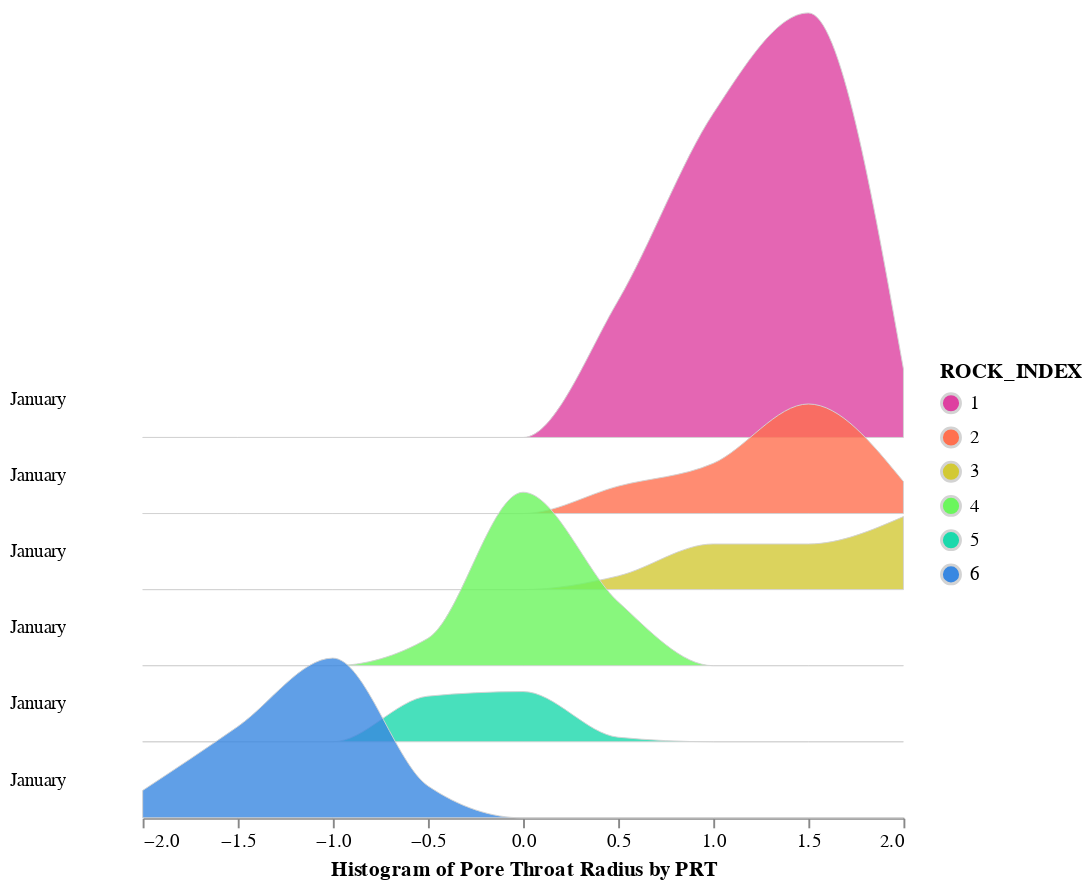

Notebook code cell kept with this figure:
### Markdown cell above
### First attempt at Ridgeline plot to plot a histogram of the Pore Throats for each PRT

### Code cell
source = df

step = 40
overlap = 5

step = 40
overlap = 5

mode_dist= alt.Chart(df, height=step).transform_joinaggregate(
    mean_mode='mean(lMode)', groupby=['ROCK_INDEX']
).transform_bin(
    ['bin_max', 'bin_min'], 'lMode'
).transform_aggregate(
    value='count()', groupby=['ROCK_INDEX', 'mean_mode', 'bin_min', 'bin_max']
).transform_impute(
    impute='value', groupby=['ROCK_INDEX', 'mean_mode'], key='bin_min', value=0
).mark_area(
    interpolate='monotone',
    fillOpacity=0.8,
    stroke='lightgray',
    strokeWidth=0.5
).encode(
    alt.X('bin_min:Q', bin='binned', title='Histogram of Pore Throat Radius by PRT'),
    alt.Y(
        'value:Q',
        scale=alt.Scale(range=[step, -step * overlap]),
        axis=None
    ),
    alt.Fill(
        'ROCK_INDEX:O',
        #legend=None,
        scale=alt.Scale(scheme='rainbow')
        #scale=alt.Scale(domain=[30, 5], scheme='redyellowblue')
    )
    #color=alt.condition(interval, 'lFZI:Q', alt.value('lightgray'),scale=alt.Scale(scheme='rainbow')),
).facet(
    row=alt.Row(
        'ROCK_INDEX:T',
        title=None,
        header=alt.Header(labelAngle=0, labelAlign='right', format='%B')
    )
).properties(
    #title='Size of Pore Throats',
    bounds='flush'
    #selection=interval
).configure_facet(
    spacing=0
).configure_view(
    stroke=None
).configure_title(
    anchor='end'
)
mode_dist

### Figure 1 — Vega-Lite specification as saved in the notebook (floating-point values rounded to 4 significant figures; data arrays with more than 128 entries replaced by an {"elided": "..."} marker saying what was removed)
{"config": {"view": {"continuousWidth": 400, "continuousHeight": 300, "stroke": null}, "facet": {"spacing": 0}, "title": {"anchor": "end"}}, "data": {"name": "data-d21bc4942ff4ee4f7c4509145859d10a"}, "facet": {"row": {"type": "temporal", "field": "ROCK_INDEX", "header": {"format": "%B", "labelAlign": "right", "labelAngle": 0}, "title": null}}, "spec": {"mark": {"type": "area", "fillOpacity": 0.8, "interpolate": "monotone", "stroke": "lightgray", "strokeWidth": 0.5}, "encoding": {"fill": {"type": "ordinal", "field": "ROCK_INDEX", "scale": {"scheme": "rainbow"}}, "x": {"type": "quantitative", "bin": "binned", "field": "bin_min", "title": "Histogram of Pore Throat Radius by PRT"}, "y": {"type": "quantitative", "axis": null, "field": "value", "scale": {"range": [40, -200]}}}, "height": 40, "transform": [{"joinaggregate": [{"op": "mean", "field": "lMode", "as": "mean_mode"}], "groupby": ["ROCK_INDEX"]}, {"bin": true, "field": "lMode", "as": ["bin_max", "bin_min"]}, {"aggregate": [{"op": "count", "as": "value"}], "groupby": ["ROCK_INDEX", "mean_mode", "bin_min", "bin_max"]}, {"impute": "value", "key": "bin_min", "groupby": ["ROCK_INDEX", "mean_mode"], "value": 0}]}, "bounds": "flush", "$schema": "https://vega.github.io/schema/vega-lite/v4.8.1.json", "datasets": {"data-d21bc4942ff4ee4f7c4509145859d10a": {"elided": "444 records"}}}
